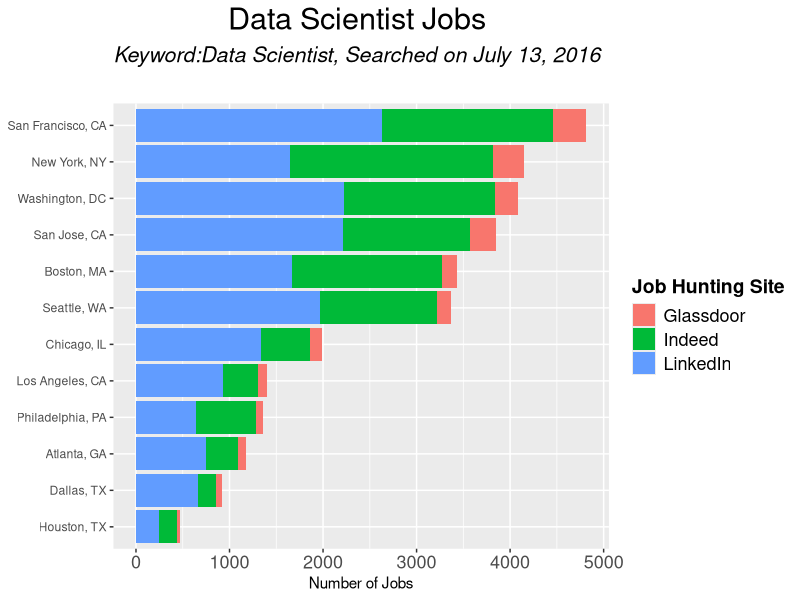
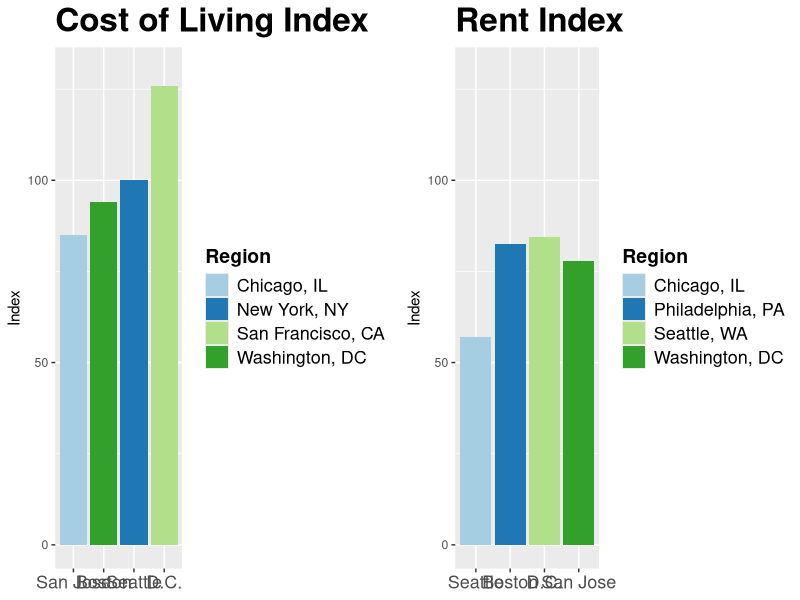
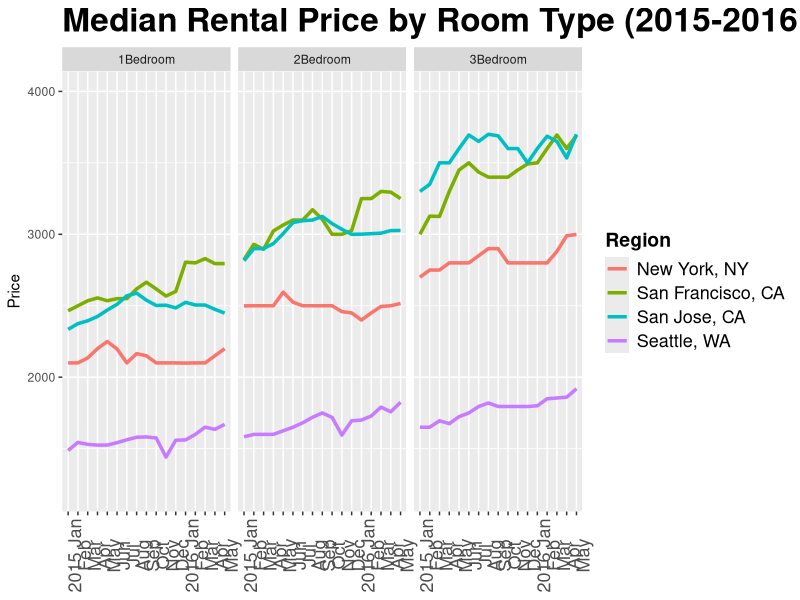
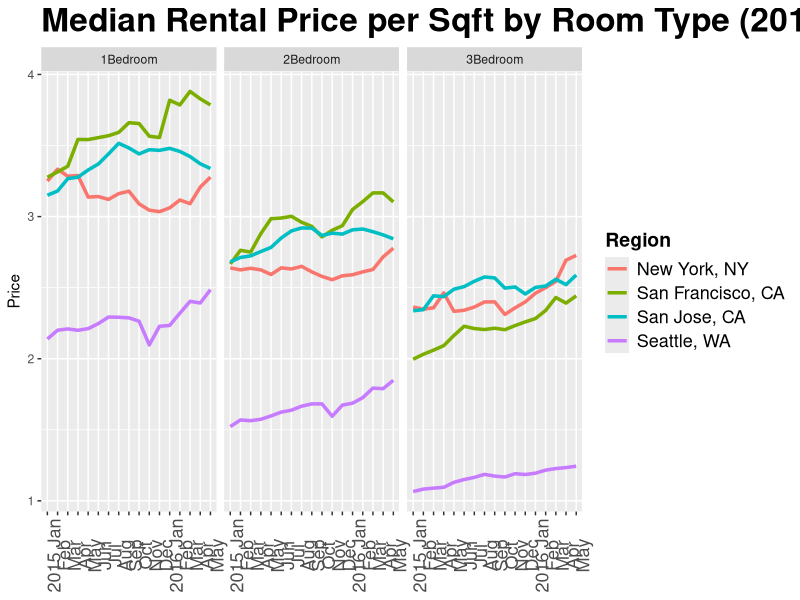

Reproduce these figures in R, in order. (Note: this script raises an error after producing the figures.)
##################################
##       Amy Tzu-Yu Chen        ##
##    R Visualization Project   ##
##################################

library(ggplot2)
library(dplyr)
library(gridExtra)
########### data Keyword:data scientist ##################
########### as of July 13, 2016 15:21   ##################
region<- c('New York, NY', 'Los Angeles, CA','San Jose, CA','San Francisco, CA', 'Seattle, WA',
           'Boston, MA', 'Philadelphia, PA', 'Chicago, IL', 'Dallas, TX', 'Washington, DC',
           'Houston, TX','Atlanta, GA')
Indeed<- cbind(region,c(2166,368,1354,1826,1248,1608,646,523,192,1619,189,335),rep("Indeed",12))
Linkedin<- cbind(region,c(1652,933,2216,2629,1971,1667,642,1342,659,2222,247,751),rep("LinkedIn",12))
Glassdoor<- cbind(region,c(326,100,280,361,150,159,74,126,66,245,31,91),rep("Glassdoor",12))

job<- data.frame(rbind(Indeed,Linkedin,Glassdoor))
colnames(job) <- c("Region","Jobs","sourcesite") 
job[,2]<-as.numeric(as.character(job[,2]))
temp<- group_by(job, Region) %>% summarise(total = sum(Jobs))
job <- merge(job, temp, by = 'Region') %>% arrange(sourcesite, -total)

jobplot<-ggplot(job, aes(x = reorder(Region, total),y=Jobs)) +
  geom_bar(aes(fill = sourcesite), stat='identity')+
  scale_fill_discrete(name ="Job Hunting Site")+
  ggtitle(expression(atop("Data Scientist Jobs",  
                          atop(italic("Keyword:Data Scientist, Searched on July 13, 2016"),""))))+
  ylab("Number of Jobs")+
  xlab("Metropolitan Area")+
  coord_flip()+
  theme(plot.title = element_text(size = 22, face = "bold"),
        axis.title.y= element_blank(),
        axis.text.x = element_text(size=13),
        legend.title = element_text(size=14,face="bold"),
        legend.text = element_text(size=13))
jobplot

########### Cost of Living Indexes ##################
########### http://www.numbeo.com/cost-of-living/country_result.jsp?country=United+States ##################
cot<- cbind(region,c(100,78.62,79.51,94.82,84.34,83.72,82.39,84.99,69.26,94.02,71.41,72.90),rep("Cost of Living Index",12))
rent<- cbind(region,c(100,68.05,86.05,125.92,63.10,76.06,50.59,57.06,42.87,77.84,46.72,41.01),rep("Rent Index",12))
grocery<- cbind(region,c(100,76.29,82.00,102.72,84.72,82.15,83.46,83.93,62.63,87.10,67.86,72.24),rep("Groceries Index",12))
restaurant<-cbind(region,c(100,79.65,76.16, 91.04,77.58,85.97,77.33,84.18,70.90,90.79,77.01,68.16),rep("Restaurant Index",12))

#I decided to leave out grocery,restaurant indexes after first data exploration
costliving<- data.frame(rbind(cot,rent))
colnames(costliving) <- c("Region","Index","IndexType")
costliving[,2]<-as.numeric(as.character(costliving[,2]))
costliving<-group_by(costliving, IndexType) %>% arrange(desc(Index))

#select only top six cities based on jobs availabilities
citycot<-unique(costliving$Region)[c(1,2,3,8,6,5)]
costliving2<-filter(costliving, Region %in% citycot)

#subset by IndexType
a<-costliving2[1:6,]
b<-costliving2[7:12,]

#Create barplots for Cost of Living and Rent Index respectively
cotplot<-ggplot(a, aes(x = reorder(Region,Index),y=Index)) +
  geom_bar(aes(fill=Region),stat='identity')+
  scale_fill_brewer(palette="Paired")+
  ylim(0,130)+
  ggtitle("Cost of Living Index")+
  ylab("Index")+
  scale_x_discrete(labels=c("San Jose","Boston","Seattle","D.C.","SF","NYC"))+
  theme(plot.title = element_text(size = 24, face = "bold"),
        axis.text.x = element_text(size=13),
        axis.title.x=element_blank(),
        legend.title = element_text(size=14,face="bold"),
        legend.text = element_text(size=13))

rentplot<-ggplot(b, aes(x = reorder(Region,Index),y=Index)) +
  geom_bar(aes(fill=Region),stat='identity')+
  scale_fill_brewer(palette="Paired")+
  ylim(0,130)+
  ggtitle("Rent Index")+
  ylab("Index")+
  scale_x_discrete(labels=c("Seattle","Boston","D.C.","San Jose","NYC","SF"))+
  theme(plot.title = element_text(size = 24, face = "bold"),
        axis.title.x= element_blank(),
        axis.text.x = element_text(size=13),
        legend.title = element_text(size=14,face="bold"),
        legend.text = element_text(size=13))
grid.arrange(cotplot,rentplot,ncol=2)

###########Zillow Median Rent Data##################
########### http://www.zillow.com/research/data/####
#Data Cleaning 
Metro1Bedroom <- read.csv("Metro_MedianRentalPrice_1Bedroom.csv", stringsAsFactors=FALSE)
Metro2Bedroom <- read.csv("Metro_MedianRentalPrice_2Bedroom.csv", stringsAsFactors=FALSE)
Metro3Bedroom <- read.csv("Metro_MedianRentalPrice_3Bedroom.csv", stringsAsFactors=FALSE)
Metro1BedroomPer <- read.csv("Metro_MedianRentalPricePerSqft_1Bedroom.csv", stringsAsFactors=FALSE)
Metro2BedroomPer <- read.csv("Metro_MedianRentalPricePerSqft_2Bedroom.csv", stringsAsFactors=FALSE)
Metro3BedroomPer <- read.csv("Metro_MedianRentalPricePerSqft_3Bedroom.csv", stringsAsFactors=FALSE)

#city contains all 12 cities and cityrent contains only cities in plot
city<-Metro1Bedroom$RegionName[c(2,3,4,5,6,7,8,10,11,12,16,34)]
cityrent<-city[c(1,7,9,10,11,12)]

Metro1Bedroom<-filter(Metro1Bedroom, RegionName %in% cityrent)
Metro2Bedroom<-filter(Metro2Bedroom, RegionName %in% cityrent)
Metro3Bedroom<-filter(Metro3Bedroom, RegionName %in% cityrent)

Metro1BedroomPer<-filter(Metro1BedroomPer, RegionName %in% cityrent)
Metro2BedroomPer<-filter(Metro2BedroomPer, RegionName %in% cityrent)
Metro3BedroomPer<-filter(Metro3BedroomPer, RegionName %in% cityrent)

#drop col 2010.01 in 2 and 3 bdroom
Metro2Bedroom<-Metro2Bedroom[,-3]
Metro3Bedroom<-Metro3Bedroom[,-3]
Metro2BedroomPer<-Metro2BedroomPer[,-3]
Metro3BedroomPer<-Metro3BedroomPer[,-3]

cityrent<-Metro1Bedroom$RegionName
time<-colnames(Metro1Bedroom)[-c(1,2)]
time<-substring(time,2,nchar(time))
year<-substring(time,1,4)
month<-substring(time,6,7)

allRoom<- data.frame(Region= rep(rep(cityrent,each=length(time)),3),
                     Time= rep(rep(time,6),3),
                     Year= rep(rep(year,6),3),
                     Month= rep(rep(month,6),3),
                     Price=numeric(1368),
                     RoomType=c(rep('1Bedroom',6*length(time)),
                                rep('2Bedroom',6*length(time)),
                                rep('3Bedroom',6*length(time))))
allRoom$Price[1:(6*length(time))]<-as.numeric(c(Metro1Bedroom[1,3:(length(time)+2)],
                                                Metro1Bedroom[2,3:(length(time)+2)],
                                                Metro1Bedroom[3,3:(length(time)+2)],
                                                Metro1Bedroom[4,3:(length(time)+2)],
                                                Metro1Bedroom[5,3:(length(time)+2)],
                                                Metro1Bedroom[6,3:(length(time)+2)]))
allRoom$Price[(6*length(time))+1:(12*length(time))]<-as.numeric(c(Metro2Bedroom[1,3:(length(time)+2)],
                                                                  Metro2Bedroom[2,3:(length(time)+2)],
                                                                  Metro2Bedroom[3,3:(length(time)+2)],
                                                                  Metro2Bedroom[4,3:(length(time)+2)],
                                                                  Metro2Bedroom[5,3:(length(time)+2)],
                                                                  Metro2Bedroom[6,3:(length(time)+2)]))
allRoom$Price[((12*length(time))+1):(18*length(time))]<-as.numeric(c(Metro3Bedroom[1,3:(length(time)+2)],
                                                                     Metro3Bedroom[2,3:(length(time)+2)],
                                                                     Metro3Bedroom[3,3:(length(time)+2)],
                                                                     Metro3Bedroom[4,3:(length(time)+2)],
                                                                     Metro3Bedroom[5,3:(length(time)+2)],
                                                                     Metro3Bedroom[6,3:(length(month)+2)]))

perRoom<- data.frame(Region= rep(rep(cityrent,each=length(time)),3),
                     Time= rep(rep(time,6),3),
                     Year= rep(rep(year,6),3),
                     Month= rep(rep(month,6),3),
                     Price=numeric(1368),
                     RoomType=c(rep('1Bedroom',6*length(time)),
                                rep('2Bedroom',6*length(time)),
                                rep('3Bedroom',6*length(time))))
perRoom$Price[1:(6*length(time))]<-as.numeric(c(Metro1BedroomPer[1,3:(length(time)+2)],
                                                Metro1BedroomPer[2,3:(length(time)+2)],
                                                Metro1BedroomPer[3,3:(length(time)+2)],
                                                Metro1BedroomPer[4,3:(length(time)+2)],
                                                Metro1BedroomPer[5,3:(length(time)+2)],
                                                Metro1BedroomPer[6,3:(length(time)+2)]))
perRoom$Price[(6*length(time))+1:(12*length(time))]<-as.numeric(c(Metro2BedroomPer[1,3:(length(time)+2)],
                                                                  Metro2BedroomPer[2,3:(length(time)+2)],
                                                                  Metro2BedroomPer[3,3:(length(time)+2)],
                                                                  Metro2BedroomPer[4,3:(length(time)+2)],
                                                                  Metro2BedroomPer[5,3:(length(time)+2)],
                                                                  Metro2BedroomPer[6,3:(length(time)+2)]))
perRoom$Price[((12*length(time))+1):(18*length(time))]<-as.numeric(c(Metro3BedroomPer[1,3:(length(time)+2)],
                                                                     Metro3BedroomPer[2,3:(length(time)+2)],
                                                                     Metro3BedroomPer[3,3:(length(time)+2)],
                                                                     Metro3BedroomPer[4,3:(length(time)+2)],
                                                                     Metro3BedroomPer[5,3:(length(time)+2)],
                                                                     Metro3BedroomPer[6,3:(length(time)+2)]))

#plots of total and unit price trend from 2015/01 to 2016/05
#Cities: San Jose, CA, New York, NY, Seattle, WA, San Francisco, CA
allRoom2<-filter(allRoom, Year %in% c(2015,2016),
                 Region %in% c("San Jose, CA","New York, NY","Seattle, WA","San Francisco, CA"))
perRoom2<-filter(perRoom, Year %in% c(2015,2016),
                 Region %in% c("San Jose, CA","New York, NY","Seattle, WA","San Francisco, CA"))

allplot<-ggplot(allRoom2, aes(x = Time,y= Price, group=Region))+
  geom_line(size = 1.2,aes(colour=Region)) +ylim(1200,4000)+facet_wrap(~RoomType)+
  scale_fill_brewer(palette="Dark2")+
  ggtitle("Median Rental Price by Room Type (2015-2016.05)")+
  scale_x_discrete(labels=c("2015 Jan","Feb","Mar","Apr","May","Jun","Jul","Aug","Sep","Oct","Nov","Dec",
                            "2016 Jan","Feb","Mar","Apr","May"))+
  theme(axis.text.x = element_text(size=13,angle=90, vjust=1),
        plot.title = element_text(size = 24, face = "bold"),
        axis.title.x= element_blank(),
        legend.title = element_text(size=14,face="bold"),
        legend.text = element_text(size=13))
allplot

perplot<-ggplot(perRoom2, aes(x = Time, y= Price, group=Region))+
  geom_line(size=1.2,aes(colour=Region)) +facet_wrap(~RoomType)+
  scale_fill_brewer(palette="Dark2")+
  ggtitle("Median Rental Price per Sqft by Room Type (2015-2016.05)")+
  scale_x_discrete(labels=c("2015 Jan","Feb","Mar","Apr","May","Jun","Jul","Aug","Sep","Oct","Nov","Dec",
                            "2016 Jan","Feb","Mar","Apr","May"))+
  theme(axis.text.x = element_text(size=13,angle=90, vjust=1),
        plot.title = element_text(size = 24, face = "bold"),
        axis.title.x= element_blank(),
        legend.title = element_text(size=14,face="bold"),
        legend.text = element_text(size=13))
perplot

##month peak graphs
#Cities: New York, DC, Boston, San Francisco, Seattle, San Jose   
maxmonth<-allRoom %>% 
  group_by(Region,RoomType,Year) %>% 
  filter(Price==max(Price))

minmonth<-allRoom %>% 
  group_by(Region,RoomType,Year) %>% 
  filter(Price==min(Price))

maxplot<-ggplot(maxmonth, aes(x = Month)) +
  geom_bar(aes(fill = RoomType), stat='bin')+
  scale_fill_discrete(name ="Room Type")+
  ggtitle("Maximum Rent Occurrence")+
  ylab("Maximum Rent Occurence Count")+
  scale_fill_brewer(palette="Set1")+
  xlab("Month")+
  ylim(0,60)+
  theme(plot.title = element_text(size = 24, face = "bold"),
        legend.title = element_text(size=14,face="bold"),
        legend.text = element_text(size=13),
        axis.text.x = element_text(size=14,face="bold"))

minplot<-ggplot(minmonth, aes(x = Month)) +
  geom_bar(aes(fill = RoomType), stat='bin')+
  scale_fill_discrete(name ="Room Type")+
  ggtitle("Minimum Rent Occurrence")+
  ylab("Minimum Rent Occurence Count")+
  xlab("Month")+
  scale_fill_brewer(palette="Set1")+
  ylim(0,60)+
  theme(plot.title = element_text(size = 24, face = "bold"),
        legend.title = element_text(size=14,face="bold"),
        legend.text = element_text(size=13),
        axis.text.x = element_text(size=14,face="bold"))

grid.arrange(maxplot,minplot,ncol=2)
